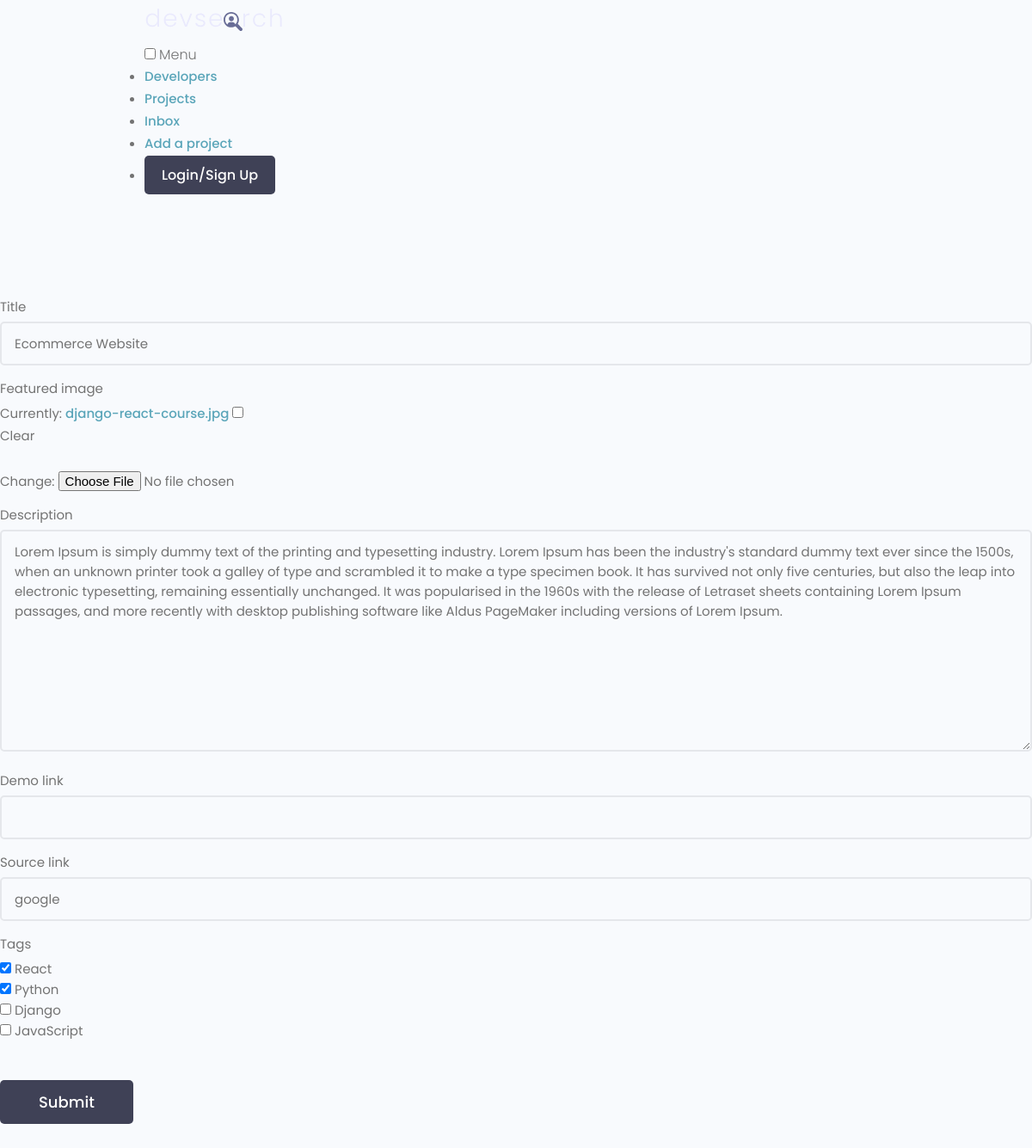
The page /update-project/c70d24687bb6494387cc11528d0e5295 on the database as committed earlier.
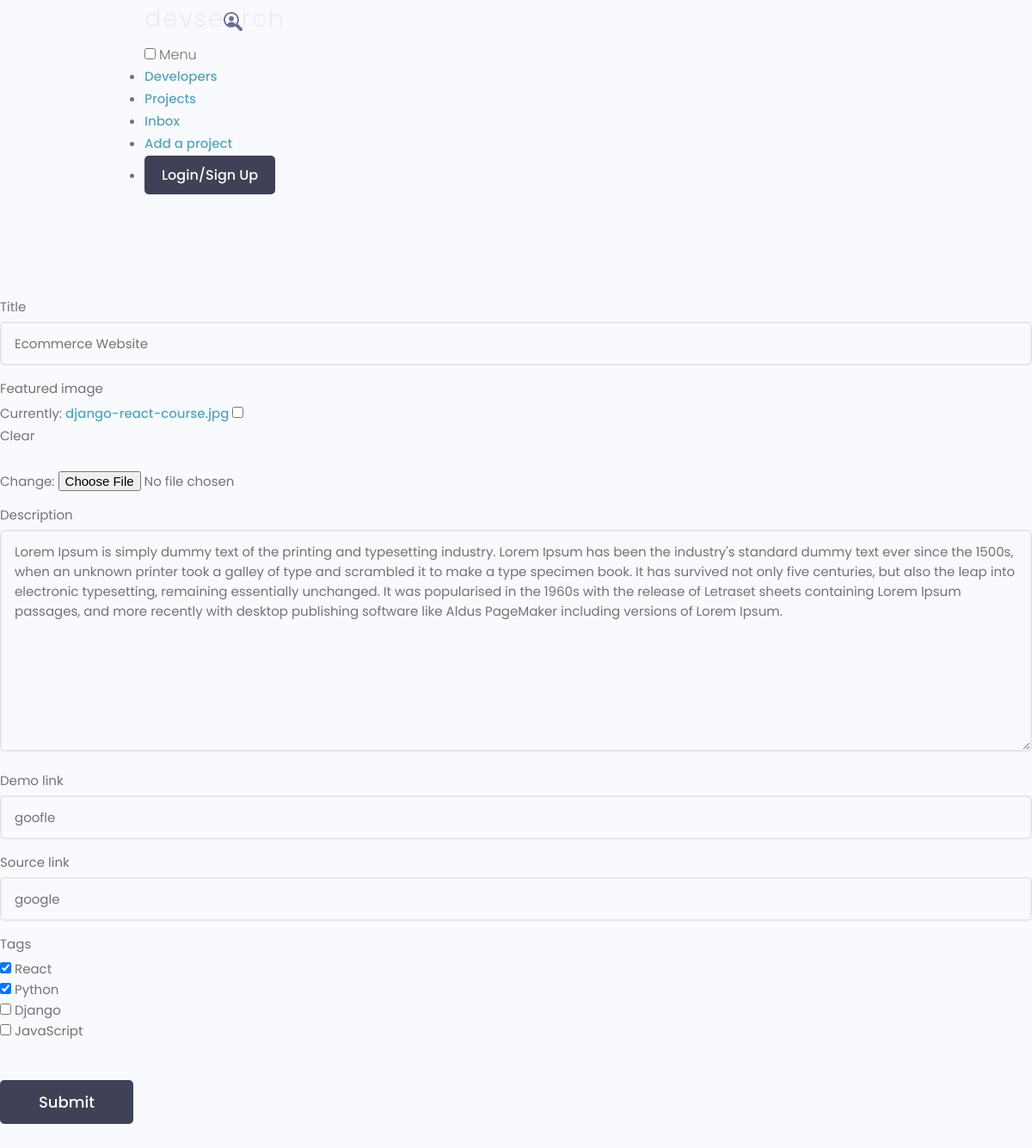
The same page on the database as committed later.
### projects/models.py (models this page shows, shortened)
class Project(models.Model):
    title = models.CharField(max_length=200)
    description  = models.TextField(null=True, blank=True)
    featured_image = models.ImageField(null=True, blank=True, default="default.jpg")
    demo_link = models.CharField(max_length=2000, null=True, blank=True)
    source_link=models.CharField(max_length=2000, null=True, blank=True)
    tags = models.ManyToManyField('Tag', blank=True)
    vote_total = models.IntegerField(default=0, null=True, blank=True)
    vote_ratio = models.IntegerField(default=0, null=True, blank=True)
    created = models.DateTimeField(auto_now_add=True)
    id = models.UUIDField(default=uuid.uuid4, unique=True, primary_key=True, editable=False)

### projects/views.py (the view)
# urls.py: path('update-project/<str:pk>', views.updateProject, name='update-project'),
def updateProject(request,pk):
    project = Project.objects.get(id=pk)
    form = ProjectForm(instance=project)
    if request.method == "POST":
        form = ProjectForm(request.POST, request.FILES,instance=project)
        if form.is_valid():
            form.save()
            return redirect('projects')
    context = {'form':form}
    return render(request, "projects/project_form.html", context)

### projects/forms.py
class ProjectForm(ModelForm):
    class Meta:
        model = Project
        fields = ['title','featured_image','description','demo_link','source_link', 'tags']
        widgets = {
            'tags': forms.CheckboxSelectMultiple()
        }
    def __init__(self, *args, **kwargs):
        super(ProjectForm, self).__init__(*args, **kwargs)
        for name, field in self.fields.items():
            field.widget.attrs.update({'class':'input'})

### projects/models.py (called while the page is built)
    def __str__(self):
        return self.name

### projects/templates/projects/project_form.html (shortened to what this page needs)
{% extends 'main.html' %}
{% block content %}
<main class="formPage my-xl">
    <div class="content-box">
        <div class="formWrapper">
            <br>
            <form class="form" method="multipart/form-data">
                {% for field in form %}
                <div class="form__field">
                    <label for="formInput#text">{{field.label}}</label>
                    {{field}}
                </div>
                {% endfor %}
                <input class="btn btn--sub btn--lg  my-md" type="submit" value="Submit" />
            </form>
        </div>
    </div>
</main>
{% endblock content %}

Rows that differ between the two databases and show on the page:
changed Project "Ecommerce Website": demo_link (not shown) → "goofle"
